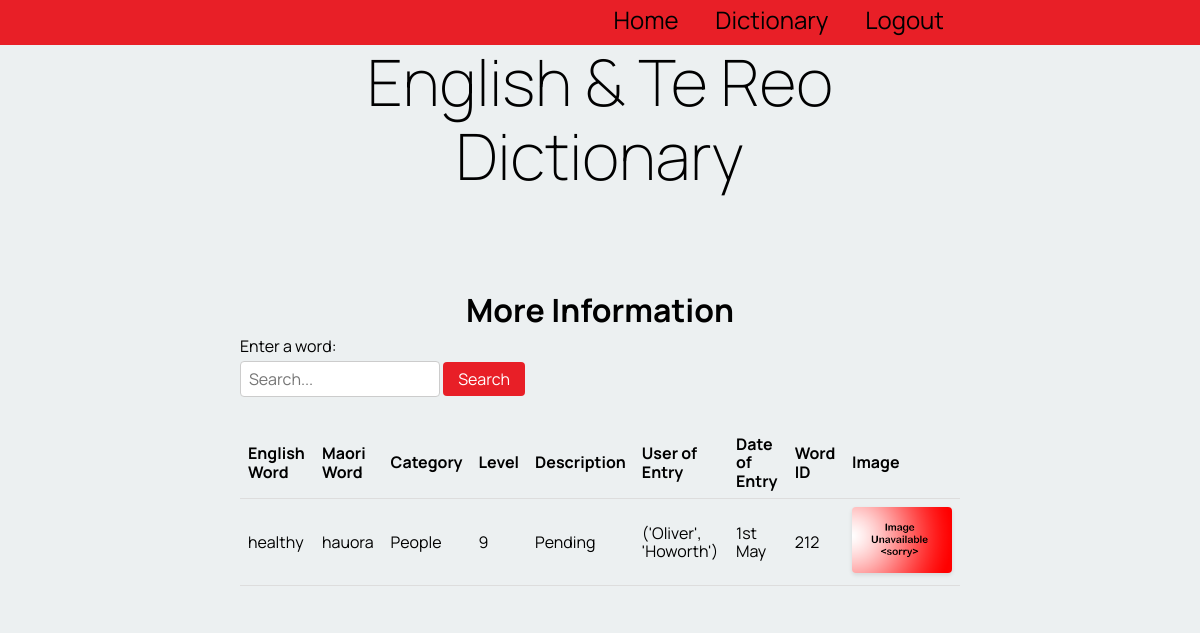
/word_info/212 (signed in), run on the app's committed database.
### tables this page shows
CREATE TABLE "table_word"
(
    word_id      integer not null
        primary key autoincrement,
    english_word varchar(100),
    te_reo_word  varchar(100),
    description  varchar(100),
    category     varchar(100),
    levels       varchar(100),
    user_fk      integer
        constraint table_word_table_account_id_fk
            references users_table,
    cat_fk       integer
        constraint table_word_category_table_cat_id_fk
            references category_table
, word_date varchar(100), image varchar(100));

CREATE TABLE "category_table"
(
    cat_id        integer not null
        primary key autoincrement,
    category_name varchar
);

### app.py (the view)
@app.route('/word_info/<word_id>') #the function runs when user clicks on a word - shows them extra details about that word
def render_word_info(word_id):
    if is_logged_in_teacher():
        print("Teacher if logged in!")
    con = create_connection(DATABASE) #selects all the inforamtion (e.g image,date,level) form both tables
    query = "SELECT word_id, english_word, te_reo_word, category_name, levels, description, word_date, image FROM table_word INNER JOIN category_table ON table_word.cat_fk = cat_id WHERE table_word.word_id = ?"
    cur = con.cursor()
    try:
        cur.execute(query, (word_id,))
        word = cur.fetchall()
    except Exception as e:
        print(e)
    query2 = "SELECT f_name, l_name FROM table_word INNER JOIN users_table ON users_table.users_id = table_word.user_fk WHERE word_id = ?"
    try:
        cur.execute(query2, (word_id,))  #user_name is used to display the user of entry in the html page
        user_name = cur.fetchall()
        print(user_name)
    except Exception as e:
        print(e)
    con.close()  #closes the connection to the database
    return render_template('word_info.html', logged_in = is_logged_in(), words=word, teacher_log = is_logged_in_teacher(), user=user_name)

### app.py (called while the page is built)
def create_connection(db_file): #connects to the database
    try:
        connection = sqlite3.connect(db_file)
        return connection
    except Error as e:
        print(e)   #prints the error message
    return None

def is_logged_in():    #checks if the user has logged in
    if session.get("email") is None:
        print("not logged in ")
        return False
    else:
        print("logged in!")  #returns true if they are logged in
        return True

def is_logged_in_teacher():   #checks if a teacher account has logged in
        email = session.get("email")
        con = create_connection(DATABASE)
        cur = con.cursor()
        query = """SELECT is_teacher FROM users_table WHERE email = ?"""  #selects is_teacher from database
        cur.execute(query, (email, ))
        teacher = cur.fetchall()
        con.close()
        if ('yes',) in teacher:
            print("teacher logged in!")
            return True  #returns true if a teacher is logged in
        else:
            return False #if teacher is not logged in returns false

### templates/word_info.html
{% extends 'base.html' %}
{% block pageheading %}More Information{% endblock %}
{% block main %}
    <form action="{{ url_for('render_dictionary_page', cat_id=cat_id) }}" method="GET">
        <label for="word-search">Enter a word:</label>
        <input type="text" name="search" value="{{ search_term }}" placeholder="Search...">
        <button type="submit">Search</button>
    </form>
    <table>
        <thead>
            <tr>
                <th>English Word</th>
                <th>Maori Word</th>
                <th>Category</th>
                <th>Level</th>
                <th>Description</th>
                <th>User of Entry</th>
                <th>Date of Entry</th>
                <th>Word ID</th>
                <th>Image</th>
            </tr>
        </thead>
        <tbody>
            {% for word in words %}
                <tr>
                    <td>{{ word[1] }}</td>
                    <td>{{ word[2] }}</td>
                    <td>{{ word[3] }}</td>
                    <td>{{ word[4] }}</td>
                    <td>{{ word[5] }}</td>
                    <td>{{ user[0] }}</td>
                    <td>{{ word[6] }}</td>
                    <td>{{ word[0] }}</td>
                    {% if word[7] %}
                    <td> <img src= '{{ url_for('static', filename='images/' + word[7] + '.jpg') }}'> </td>
                    {% else %}
                    <td> <img src= '{{ url_for('static', filename='images/noimage' + '.jpg') }}'> </td>
                    {% endif %}
                </tr>
            {% endfor %}
        </tbody>
    </table>
{% endblock %}

### static/style.css (style rules this page uses)
* { font-family: 'Manrope', sans-serif; padding: 0; margin: 0; box-sizing: border-box; }
body { background-color: rgba(236, 240, 241, 1.0); }
img { max-width: 100%; }
table { width: 100%; border-collapse: collapse; margin-bottom: 20px; }
table th, table td { padding: 8px; text-align: left; border-bottom: 1px solid #ddd; }
form { margin-bottom: 20px; }
form label { display: block; margin-bottom: 5px; }
form input[type="text"] { width: 200px; padding: 8px; border: 1px solid #ccc; border-radius: 4px; margin-bottom: 10px; }
form button { padding: 8px 15px; background-color: #e81f27; color: #fff; border: none; border-radius: 4px; cursor: pointer; }
table img { max-width: 100px; height: auto; border-radius: 4px; box-shadow: 0 2px 4px rgba(0, 0, 0, 0.1); }

### data on the page
table_word: english_word "healthy", te_reo_word "hauora", category_name "People", levels "9", description "Pending", user "('Oliver', 'Howorth')", word_date "1st May", word_id "212"
